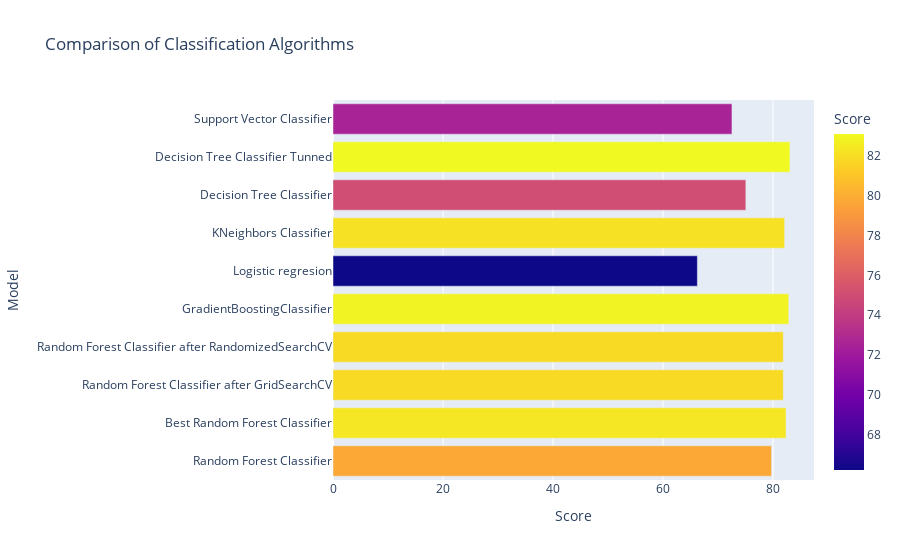

Notebook code for this chart:
### Code cell
px.bar(data_frame = models, x = 'Score', y = 'Model', color = 'Score', 
       title = 'Comparison of Classification Algorithms')

### Figure 1 — Plotly figure (JSON) as saved in the notebook; plotly's stock layout.template omitted (floating-point values rounded to 4 significant figures)
{"data": [{"alignmentgroup": "True", "hovertemplate": "Score=%{marker.color}<br>Model=%{y}<extra></extra>", "legendgroup": "", "marker": {"color": [79.73, 82.37, 81.86, 81.86, 82.87, 66.25, 82.12, 75.06, 83.08, 72.54], "coloraxis": "coloraxis", "pattern": {"shape": ""}}, "name": "", "offsetgroup": "", "orientation": "h", "showlegend": false, "textposition": "auto", "type": "bar", "x": [79.73, 82.37, 81.86, 81.86, 82.87, 66.25, 82.12, 75.06, 83.08, 72.54], "xaxis": "x", "y": ["Random Forest Classifier", "Best Random Forest Classifier", "Random Forest Classifier after GridSearchCV", "Random Forest Classifier after RandomizedSearchCV", "GradientBoostingClassifier", "Logistic regresion", "KNeighbors Classifier", "Decision Tree Classifier", "Decision Tree Classifier Tunned", "Support Vector Classifier"], "yaxis": "y"}], "layout": {"autosize": true, "barmode": "relative", "coloraxis": {"colorbar": {"title": {"text": "Score"}}, "colorscale": [[0, "#0d0887"], [0.1111, "#46039f"], [0.2222, "#7201a8"], [0.3333, "#9c179e"], [0.4444, "#bd3786"], [0.5556, "#d8576b"], [0.6667, "#ed7953"], [0.7778, "#fb9f3a"], [0.8889, "#fdca26"], [1, "#f0f921"]]}, "legend": {"tracegroupgap": 0}, "title": {"text": "Comparison of Classification Algorithms"}, "xaxis": {"anchor": "y", "autorange": true, "domain": [0, 1], "range": [0, 87.45], "title": {"text": "Score"}, "type": "linear"}, "yaxis": {"anchor": "x", "autorange": true, "domain": [0, 1], "range": [-0.5, 9.5], "title": {"text": "Model"}, "type": "category"}}}
